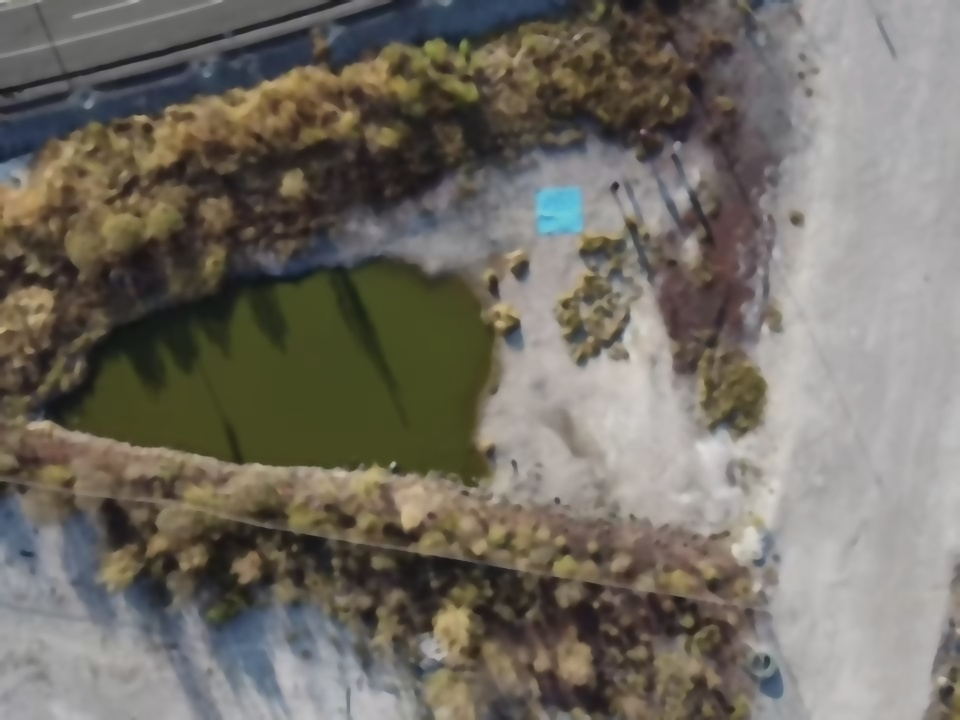
#> input picture Back-End/Imagenes/ImagenAplanada.jpg, 960 x 720 px
$ python Deteccion.py
#> lines starting #> are read from the running program, lines starting #| are printed output that depends on the picture; after the words box and inside, x2 and y2 are one past the last pixel; in counts of white or black regions, pixels touching at a corner belong together
import cv2
import numpy as np
import sys
import os

ruta_imagen_saturada = 'Imagenes/ImagenAplanada.jpg'

# Cargar la imagen saturada
img = cv2.imread(ruta_imagen_saturada)
#> img is the input picture: shape (720, 960, 3); mean B, G, R 100.9, 109.9, 114.7
if img is None:
    print(f"No se pudo cargar la imagen en la ruta: {ruta_imagen_saturada}")
    sys.exit(1)

# Convertir la imagen a HSV
img_hsv = cv2.cvtColor(img, cv2.COLOR_BGR2HSV)
#> img_hsv: shape (720, 960, 3); mean H, S, V 49, 51.2, 117.3


def procesar_varios_rangos():
    colores_hsv = []
    try:
        ruta_base = os.path.dirname(os.path.abspath(__file__))
        ruta_archivo = os.path.join(ruta_base, "colores", "colores_seleccionados.txt")
        with open(ruta_archivo, "r") as f:
#> (reads Back-End/colores/colores_seleccionados.txt from the repository)
            hsv_values = []
            for line in f:
                line = line.strip()
                if not line:
                    continue  # Saltar líneas vacías

                # Validar que la línea contiene "HSV: "
                if "HSV: " not in line:
                    print(f"Línea con formato inesperado: {line}")
                    continue

                # Extraer el array HSV
                try:
                    hsv_value = np.array([int(x) for x in line.split("HSV: ")[1].strip()[1:-1].split(", ")])
                    hsv_values.append(hsv_value)
                except Exception as e:
                    print(f"Error al procesar la línea: {line}")
                    print(f"Detalle del error: {e}")
                    continue

            # Generar rangos mínimos y máximos
            if hsv_values:
                hsv_values = np.array(hsv_values)
                hsv_min = np.min(hsv_values, axis=0)
                hsv_max = np.max(hsv_values, axis=0)

                # Aplicar tolerancia
                tolerancia = np.array([10, 40, 50])  # Ajustar tolerancia para cada componente
                hsv_min = np.clip(hsv_min - tolerancia, 0, 255)
                hsv_max = np.clip(hsv_max + tolerancia, 0, 255)

                # Guardar los rangos calculados
                colores_hsv.append((hsv_min, hsv_max))
            else:
                print("No se encontraron valores HSV válidos en el archivo.")
    except FileNotFoundError:
        print("El archivo colores_seleccionados.txt no se encontró.")
        sys.exit(1)
    except Exception as e:
        print(f"Error inesperado al procesar el archivo de colores: {e}")
        sys.exit(1)

    # Crear la máscara total combinando todos los rangos con tolerancia
    mask_total = None
    for hsv_min, hsv_max in colores_hsv:
        mask = cv2.inRange(img_hsv, hsv_min, hsv_max)
        mask_total = mask if mask_total is None else cv2.bitwise_or(mask_total, mask)
#> this loop made 1 pass
#> pass 1, in procesar_varios_rangos, `mask = cv2.inRange(img_hsv, hsv_min, hsv_max)`:
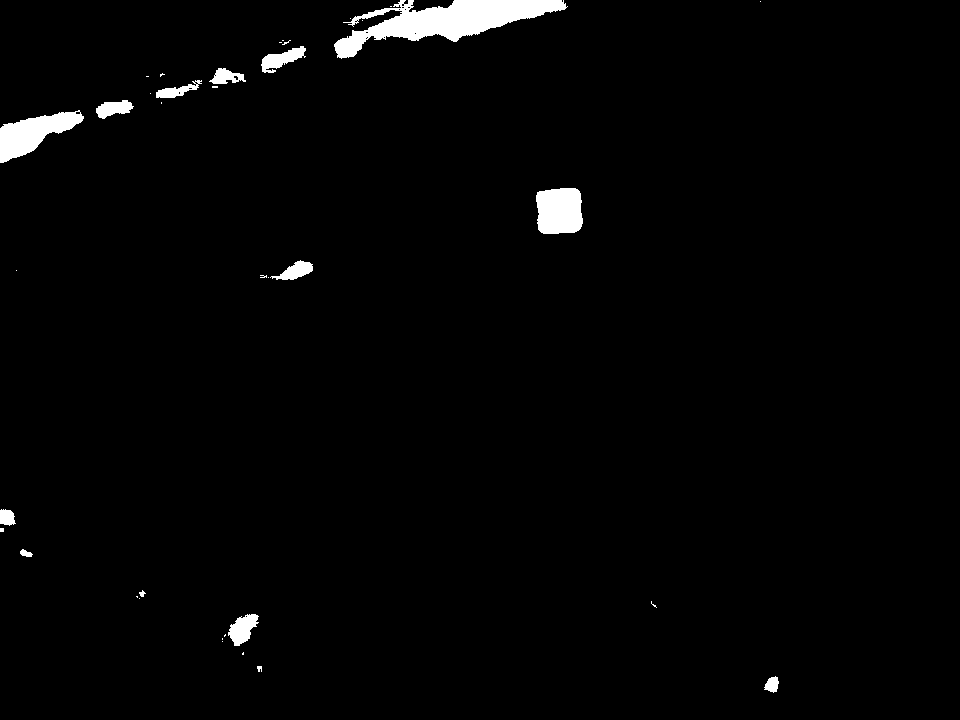
#> mask: shape (720, 960); 1.9% white; 37 white regions (23 under 20 px)

    # Encontrar contornos en la máscara
    contours, _ = cv2.findContours(mask_total, cv2.RETR_EXTERNAL, cv2.CHAIN_APPROX_SIMPLE)
#> contours = 37 contours, 25 with area under 20; largest, box (x1, y1, x2, y2) and area: (334, 0, 568, 59) 5373, (0, 110, 84, 163) 2046, (536, 188, 583, 234) 1845, (228, 614, 259, 646) 538, (261, 46, 306, 73) 506

    # Filtrar el contorno más grande
    if contours:
        largest_contour = max(contours, key=cv2.contourArea)
#> largest_contour = contour of 366 points, box (x1, y1, x2, y2) (334, 0, 568, 59), area 5373
        mask_largest = np.zeros_like(mask_total)
        cv2.drawContours(mask_largest, [largest_contour], -1, 255, thickness=cv2.FILLED)
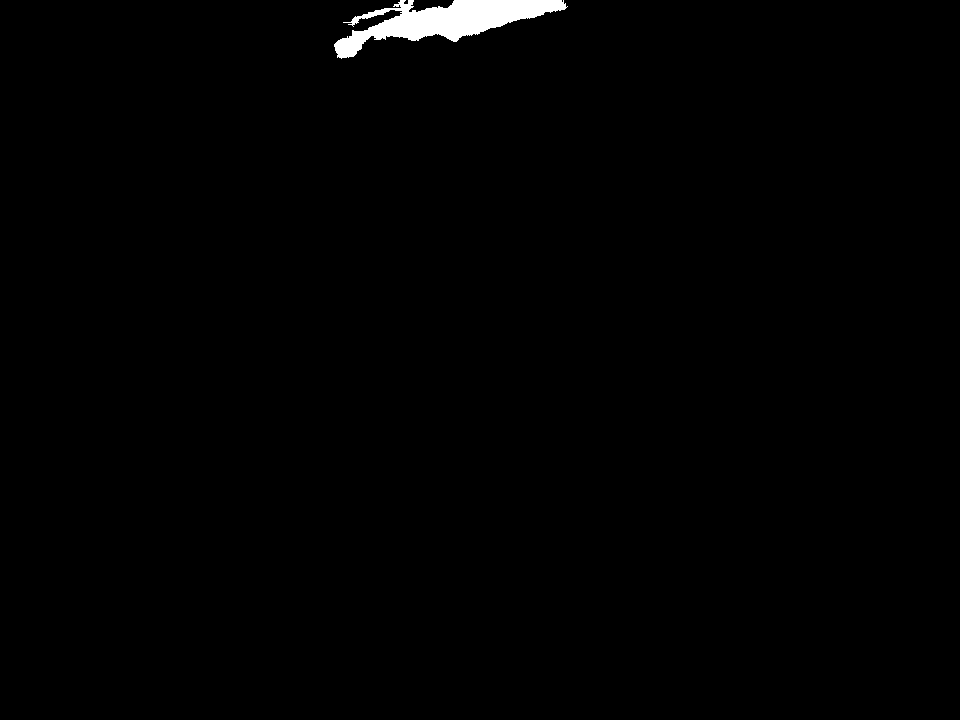
#> mask_largest: shape (720, 960); 0.83% white; 1 white region, box (x1, y1, x2, y2) and area: (334, 0, 568, 59) 5729
        mask_total = mask_largest
    else:
        print("No se encontraron regiones en la máscara.")

    # Guardar la máscara como archivo .npy para que Pincel.py la pueda leer
    ruta_mask_varios = os.path.join(ruta_base, 'colores', 'mascara_varios_rangos.npy')
    np.save(ruta_mask_varios, mask_total)

    # Aplicar la máscara a la imagen original y guardar el resultado
    resultado = cv2.bitwise_and(img, img, mask=mask_total)
    ruta_imagen_lago = os.path.join(ruta_base, 'Imagenes', 'resultado_varios_rangos.jpg')
    cv2.imwrite(ruta_imagen_lago, resultado)
    print("Imagen procesada con varios rangos guardada como resultado_varios_rangos.jpg")

    return ruta_mask_varios  # Retornar la ruta de la máscara guardada


# Ejecutar ambas funciones y obtener las rutas de las máscaras guardadas
ruta_mask_varios = procesar_varios_rangos()

# Ejecutar Pincel.py pasando las rutas de las máscaras como argumentos
os.chdir(os.path.dirname(__file__))
#subprocess.run(["python", "Pincel.py",])
